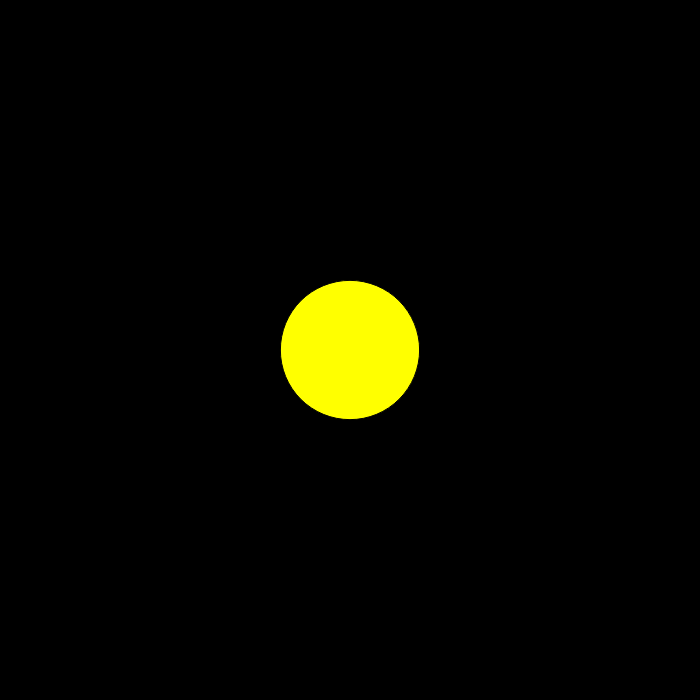
Frame 1 (no input)
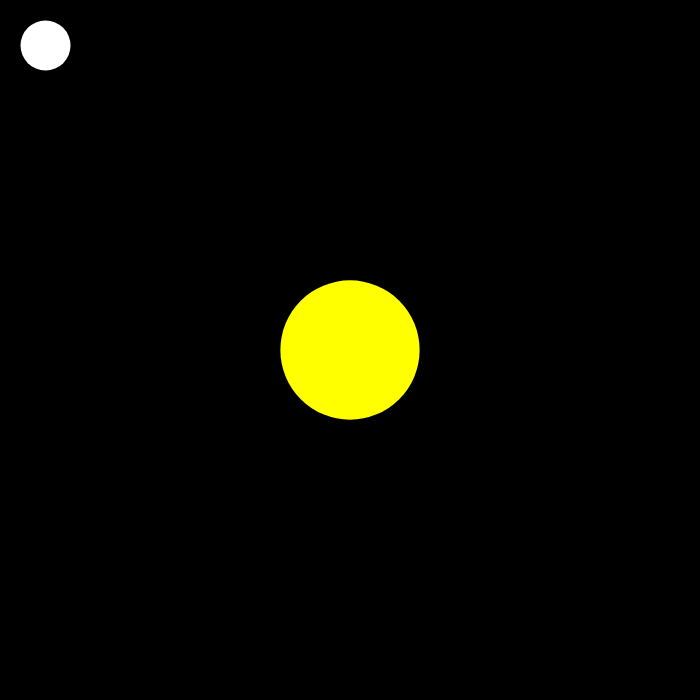
Frame 60 (no input)
Frame 120 (the mouse pressed at the canvas centre since frame 60): identical to frame 60, image omitted

The p5.js sketch that drew these frames (run headless with seeded random() and noise() and a simulated clock; from frame 60 on, the mouse is pressed at the canvas centre):

// p5.js sketch
// ── sketch.js
let x1;
let factor;
let sun;

function setup(){
    createCanvas(700,700);
    factor = 100_00_000;
    x1 = new Planet(5.97219 * Math.pow(10,24), 6371000);
    sun = new Star(1.9891 * Math.pow(10,30), 696340000);
}

function draw(){
    background(0);
    sun.draw();
    x1.draw();
    // console.log(getForce(sun,x1, 1.49668992e+11));
}

function getForce(body1, body2,R){
    const G = 6.07*Math.pow(10,-11);
    let force = (G * body1.mass * body2.mass)/(R*R);
    return force;
}


class Star{
    constructor(mass, r){
        this.mass = mass;
        this.r = r;
        this.vr = r/factor;
    }
    draw(){
        fill(255,255,0);
        circle(width/2, height/2, 2*this.vr);
    }
}

class Planet{
    constructor(mass, r){
        this.mass = mass;
        this.r = r;
        this.vr = r/factor;
        this.f = 0;
        this.x = 1.49668992e+11/factor;
        this.y = 0;
    }

    draw(){
        fill(255);
        noStroke();
        this.F = getForce(sun,x1, 1.49668992e+11)/(factor*factor*(factor/2));
        console.log(this.F);
        this.delx = (width/2)-this.x;
        this.delY = (height/2)-this.y;
        this.distance = Math.sqrt((this.delx)*(this.delx) + (this.delY)*(this.delY));
        this.theta = Math.atan2(this.delx, this.delY);
        this.x = cos(this.theta)*this.F;
        this.y = sin(this.theta)*this.F;
        circle(this.x,this.y ,50);
        // circle(cos(this.theta)*this.F, sin(this.theta)*this.F,2*this.vr);
    }
}
